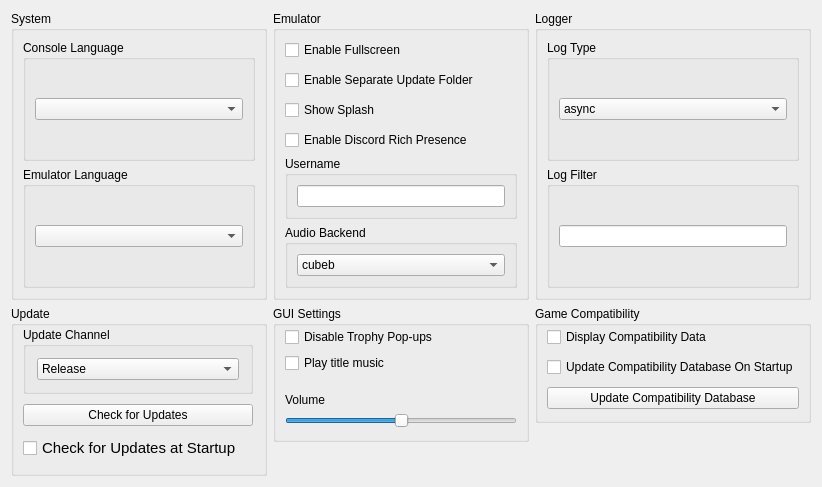
      <widget class="QWidget" name="generalTabContents">
       <property name="geometry">
        <rect>
         <x>0</x>
         <y>0</y>
         <width>822</width>
         <height>487</height>
        </rect>
       </property>
       <layout class="QVBoxLayout" name="generalTabVLayout" stretch="0">
        <item>
         <layout class="QGridLayout" name="gridLayout">
          <property name="bottomMargin">
           <number>0</number>
          </property>
          <item row="0" column="2">
           <layout class="QVBoxLayout" name="loggerTabLayoutRight">
            <item>
             <widget class="QGroupBox" name="loggerGroupBox">
              <property name="title">
               <string>Logger</string>
              </property>
              <layout class="QVBoxLayout" name="loggerLayout">
               <item>
                <widget class="QWidget" name="LogTypeWidget" native="true">
                 <layout class="QVBoxLayout" name="LogTypeLayout">
                  <property name="leftMargin">
                   <number>0</number>
                  </property>
                  <property name="topMargin">
                   <number>0</number>
                  </property>
                  <property name="rightMargin">
                   <number>0</number>
                  </property>
                  <property name="bottomMargin">
                   <number>0</number>
                  </property>
                  <item>
                   <widget class="QGroupBox" name="logTypeGroupBox">
                    <property name="title">
                     <string>Log Type</string>
                    </property>
                    <layout class="QVBoxLayout" name="logTypeBoxLayout">
                     <item>
                      <widget class="QComboBox" name="logTypeComboBox">
                       <item>
                        <property name="text">
                         <string>async</string>
                        </property>
                       </item>
                       <item>
                        <property name="text">
                         <string>sync</string>
                        </property>
                       </item>
                      </widget>
                     </item>
                    </layout>
                   </widget>
                  </item>
                 </layout>
                </widget>
               </item>
               <item>
                <layout class="QVBoxLayout" name="vLayoutLogFilter">
                 <property name="spacing">
                  <number>6</number>
                 </property>
                 <property name="leftMargin">
                  <number>0</number>
                 </property>
                 <item>
                  <layout class="QHBoxLayout" name="hLayoutLogFilter">
                   <item>
                    <widget class="QGroupBox" name="logFilter">
                     <property name="title">
                      <string>Log Filter</string>
                     </property>
                     <layout class="QVBoxLayout" name="logFilterLayout">
                      <item>
                       <widget class="QLineEdit" name="logFilterLineEdit"/>
                      </item>
                     </layout>
                    </widget>
                   </item>
                  </layout>
                 </item>
                </layout>
               </item>
              </layout>
             </widget>
            </item>
           </layout>
          </item>
          <item row="0" column="0">
           <layout class="QVBoxLayout" name="systemTabLayoutLeft">
            <item>
             <widget class="QGroupBox" name="SystemSettings">
              <property name="title">
               <string>System</string>
              </property>
              <layout class="QVBoxLayout" name="emuSettingsLayout">
               <item>
                <widget class="QGroupBox" name="consoleLanguageGroupBox">
                 <property name="title">
                  <string>Console Language</string>
                 </property>
                 <layout class="QVBoxLayout" name="settingsLayout">
                  <item>
                   <widget class="QComboBox" name="consoleLanguageComboBox"/>
                  </item>
                 </layout>
                </widget>
               </item>
               <item>
                <widget class="QGroupBox" name="emulatorLanguageGroupBox">
                 <property name="title">
                  <string>Emulator Language</string>
                 </property>
                 <layout class="QVBoxLayout" name="langSettingsLayout">
                  <item>
                   <widget class="QComboBox" name="emulatorLanguageComboBox"/>
                  </item>
                 </layout>
                </widget>
               </item>
              </layout>
             </widget>
            </item>
           </layout>
          </item>
          <item row="0" column="1">
           <layout class="QVBoxLayout" name="emulatorTabLayoutMiddle">
            <item>
             <widget class="QGroupBox" name="emulatorSettingsGroupBox">
              <property name="title">
               <string>Emulator</string>
              </property>
              <layout class="QVBoxLayout" name="additionalSettingsVLayout">
               <item>
                <layout class="QVBoxLayout" name="emulatorverticalLayout">
                 <property name="spacing">
                  <number>10</number>
                 </property>
                 <item>
                  <widget class="QCheckBox" name="fullscreenCheckBox">
                   <property name="text">
                    <string>Enable Fullscreen</string>
                   </property>
                  </widget>
                 </item>
                 <item>
                  <widget class="QCheckBox" name="separateUpdatesCheckBox">
                   <property name="text">
                    <string>Enable Separate Update Folder</string>
                   </property>
                  </widget>
                 </item>
                 <item>
                  <widget class="QCheckBox" name="showSplashCheckBox">
                   <property name="text">
                    <string>Show Splash</string>
                   </property>
                  </widget>
                 </item>
                 <item>
                  <widget class="QCheckBox" name="discordRPCCheckbox">
                   <property name="text">
                    <string>Enable Discord Rich Presence</string>
                   </property>
                  </widget>
                 </item>
                </layout>
               </item>
               <item>
                <layout class="QVBoxLayout" name="vLayoutUserName">
                 <property name="spacing">
                  <number>6</number>
                 </property>
                 <property name="leftMargin">
                  <number>0</number>
                 </property>
                 <item>
                  <layout class="QHBoxLayout" name="hLayoutUserName">
                   <item>
                    <widget class="QGroupBox" name="userName">
                     <property name="title">
                      <string>Username</string>
                     </property>
                     <layout class="QVBoxLayout" name="userNameLayout">
                      <item>
                       <widget class="QLineEdit" name="userNameLineEdit"/>
                      </item>
                     </layout>
                    </widget>
                   </item>
                  </layout>
                 </item>
                </layout>
               </item>
               <item>
                <widget class="QGroupBox" name="audioBackendGroupBox">
                 <property name="title">
                  <string>Audio Backend</string>
                 </property>
                 <layout class="QVBoxLayout" name="audioBackendBoxLayout">
                  <item>
                   <widget class="QComboBox" name="audioBackendComboBox">
                    <item>
                     <property name="text">
                      <string>cubeb</string>
                     </property>
                    </item>
                    <item>
                     <property name="text">
                      <string>sdl</string>
                     </property>
                    </item>
                   </widget>
                  </item>
                 </layout>
                </widget>
               </item>
              </layout>
             </widget>
            </item>
           </layout>
          </item>
          <item row="1" column="0">
           <layout class="QVBoxLayout" name="updaterTabLayoutLeft">
            <property name="spacing">
             <number>-1</number>
            </property>
            <property name="sizeConstraint">
             <enum>QLayout::SizeConstraint::SetDefaultConstraint</enum>
            </property>
            <property name="leftMargin">
             <number>0</number>
            </property>
            <property name="topMargin">
             <number>0</number>
            </property>
            <property name="rightMargin">
             <number>0</number>
            </property>
            <property name="bottomMargin">
             <number>0</number>
            </property>
            <item>
             <widget class="QGroupBox" name="updaterGroupBox">
              <property name="sizePolicy">
               <sizepolicy hsizetype="Preferred" vsizetype="MinimumExpanding">
                <horstretch>0</horstretch>
                <verstretch>0</verstretch>
               </sizepolicy>
              </property>
              <property name="minimumSize">
               <size>
                <width>0</width>
                <height>0</height>
               </size>
              </property>
              <property name="maximumSize">
               <size>
                <width>16777215</width>
                <height>16777215</height>
               </size>
              </property>
              <property name="title">
               <string>Update</string>
              </property>
              <layout class="QVBoxLayout" name="UpdateLayout" stretch="0,0,0">
               <property name="spacing">
                <number>10</number>
               </property>
               <property name="topMargin">
                <number>1</number>
               </property>
               <property name="rightMargin">
                <number>11</number>
               </property>
               <property name="bottomMargin">
                <number>11</number>
               </property>
               <item>
                <widget class="QGroupBox" name="updaterComboBox">
                 <property name="sizePolicy">
                  <sizepolicy hsizetype="Preferred" vsizetype="Fixed">
                   <horstretch>0</horstretch>
                   <verstretch>0</verstretch>
                  </sizepolicy>
                 </property>
                 <property name="minimumSize">
                  <size>
                   <width>0</width>
                   <height>0</height>
                  </size>
                 </property>
                 <property name="maximumSize">
                  <size>
                   <width>16777215</width>
                   <height>16777215</height>
                  </size>
                 </property>
                 <property name="title">
                  <string>Update Channel</string>
                 </property>
                 <layout class="QVBoxLayout" name="UpdateChannelLayout">
                  <property name="spacing">
                   <number>7</number>
                  </property>
                  <property name="leftMargin">
                   <number>11</number>
                  </property>
                  <property name="topMargin">
                   <number>11</number>
                  </property>
                  <property name="rightMargin">
                   <number>11</number>
                  </property>
                  <property name="bottomMargin">
                   <number>11</number>
                  </property>
                  <item>
                   <widget class="QComboBox" name="updateComboBox">
                    <property name="sizePolicy">
                     <sizepolicy hsizetype="Preferred" vsizetype="Fixed">
                      <horstretch>0</horstretch>
                      <verstretch>0</verstretch>
                     </sizepolicy>
                    </property>
                    <item>
                     <property name="text">
                      <string>Release</string>
                     </property>
                    </item>
                    <item>
                     <property name="text">
                      <string>Nightly</string>
                     </property>
                    </item>
                   </widget>
                  </item>
                 </layout>
                </widget>
               </item>
               <item>
                <widget class="QPushButton" name="checkUpdateButton">
                 <property name="sizePolicy">
                  <sizepolicy hsizetype="MinimumExpanding" vsizetype="Fixed">
                   <horstretch>0</horstretch>
                   <verstretch>0</verstretch>
                  </sizepolicy>
                 </property>
                 <property name="minimumSize">
                  <size>
                   <width>0</width>
                   <height>0</height>
                  </size>
                 </property>
                 <property name="maximumSize">
                  <size>
                   <width>16777215</width>
                   <height>16777215</height>
                  </size>
                 </property>
                 <property name="text">
                  <string>Check for Updates</string>
                 </property>
                </widget>
               </item>
               <item>
                <widget class="QCheckBox" name="updateCheckBox">
                 <property name="sizePolicy">
                  <sizepolicy hsizetype="Preferred" vsizetype="Fixed">
                   <horstretch>0</horstretch>
                   <verstretch>0</verstretch>
                  </sizepolicy>
                 </property>
                 <property name="font">
                  <font>
                   <pointsize>11</pointsize>
                   <bold>false</bold>
                  </font>
                 </property>
                 <property name="text">
                  <string>Check for Updates at Startup</string>
                 </property>
                </widget>
               </item>
              </layout>
             </widget>
            </item>
           </layout>
          </item>
          <item row="1" column="1">
           <layout class="QVBoxLayout" name="GUITabLayoutMiddle" stretch="0">
            <item alignment="Qt::AlignmentFlag::AlignTop">
             <widget class="QGroupBox" name="GUIgroupBox">
              <property name="sizePolicy">
               <sizepolicy hsizetype="Preferred" vsizetype="Preferred">
                <horstretch>0</horstretch>
                <verstretch>0</verstretch>
               </sizepolicy>
              </property>
              <property name="minimumSize">
               <size>
                <width>0</width>
                <height>0</height>
               </size>
              </property>
              <property name="title">
               <string>GUI Settings</string>
              </property>
              <layout class="QVBoxLayout" name="GUILayout">
               <property name="topMargin">
                <number>1</number>
               </property>
               <property name="bottomMargin">
                <number>11</number>
               </property>
               <item>
                <widget class="QCheckBox" name="disableTrophycheckBox">
                 <property name="text">
                  <string>Disable Trophy Pop-ups</string>
                 </property>
                </widget>
               </item>
               <item>
                <widget class="QCheckBox" name="playBGMCheckBox">
                 <property name="sizePolicy">
                  <sizepolicy hsizetype="Minimum" vsizetype="Fixed">
                   <horstretch>0</horstretch>
                   <verstretch>0</verstretch>
                  </sizepolicy>
                 </property>
                 <property name="text">
                  <string>Play title music</string>
                 </property>
                </widget>
               </item>
               <item>
                <layout class="QVBoxLayout" name="GUIMusicLayout">
                 <property name="topMargin">
                  <number>1</number>
                 </property>
                 <property name="bottomMargin">
                  <number>0</number>
                 </property>
                 <item>
                  <spacer name="GUIverticalSpacer_3">
                   <property name="orientation">
                    <enum>Qt::Orientation::Vertical</enum>
                   </property>
                   <property name="sizeType">
                    <enum>QSizePolicy::Policy::Fixed</enum>
                   </property>
                   <property name="sizeHint" stdset="0">
                    <size>
                     <width>20</width>
                     <height>13</height>
                    </size>
                   </property>
                  </spacer>
                 </item>
                 <item>
                  <widget class="QLabel" name="label">
                   <property name="sizePolicy">
                    <sizepolicy hsizetype="Preferred" vsizetype="Fixed">
                     <horstretch>0</horstretch>
                     <verstretch>0</verstretch>
                    </sizepolicy>
                   </property>
                   <property name="maximumSize">
                    <size>
                     <width>16777215</width>
                     <height>16777215</height>
                    </size>
                   </property>
                   <property name="text">
                    <string>Volume</string>
                   </property>
                  </widget>
                 </item>
                 <item>
                  <widget class="QSlider" name="BGMVolumeSlider">
                   <property name="toolTip">
                    <string>Set the volume of the background music.</string>
                   </property>
                   <property name="maximum">
                    <number>100</number>
                   </property>
                   <property name="singleStep">
                    <number>10</number>
                   </property>
                   <property name="pageStep">
                    <number>20</number>
                   </property>
                   <property name="value">
                    <number>50</number>
                   </property>
                   <property name="orientation">
                    <enum>Qt::Orientation::Horizontal</enum>
                   </property>
                   <property name="invertedAppearance">
                    <bool>false</bool>
                   </property>
                   <property name="invertedControls">
                    <bool>false</bool>
                   </property>
                   <property name="tickPosition">
                    <enum>QSlider::TickPosition::NoTicks</enum>
                   </property>
                   <property name="tickInterval">
                    <number>10</number>
                   </property>
                  </widget>
                 </item>
                </layout>
               </item>
              </layout>
             </widget>
            </item>
           </layout>
          </item>
          <item row="1" column="2">
           <layout class="QVBoxLayout" name="CompatTabLayoutRight" stretch="0">
            <item alignment="Qt::AlignmentFlag::AlignTop">
             <widget class="QGroupBox" name="CompatgroupBox">
              <property name="sizePolicy">
               <sizepolicy hsizetype="Preferred" vsizetype="Preferred">
                <horstretch>0</horstretch>
                <verstretch>0</verstretch>
               </sizepolicy>
              </property>
              <property name="minimumSize">
               <size>
                <width>0</width>
                <height>0</height>
               </size>
              </property>
              <property name="title">
               <string>Game Compatibility</string>
              </property>
              <layout class="QVBoxLayout" name="CompatLayout">
               <property name="spacing">
                <number>10</number>
               </property>
               <property name="topMargin">
                <number>1</number>
               </property>
               <property name="bottomMargin">
                <number>11</number>
               </property>
               <item>
                <widget class="QCheckBox" name="enableCompatibilityCheckBox">
                 <property name="text">
                  <string>Display Compatibility Data</string>
                 </property>
                </widget>
               </item>
               <item>
                <widget class="QCheckBox" name="checkCompatibilityOnStartupCheckBox">
                 <property name="text">
                  <string>Update Compatibility Database On Startup</string>
                 </property>
                </widget>
               </item>
               <item>
                <widget class="QPushButton" name="updateCompatibilityButton">
                 <property name="sizePolicy">
                  <sizepolicy hsizetype="MinimumExpanding" vsizetype="Fixed">
                   <horstretch>0</horstretch>
                   <verstretch>0</verstretch>
                  </sizepolicy>
                 </property>
                 <property name="minimumSize">
                  <size>
                   <width>0</width>
                   <height>0</height>
                  </size>
                 </property>
                 <property name="maximumSize">
                  <size>
                   <width>16777215</width>
                   <height>16777215</height>
                  </size>
                 </property>
                 <property name="text">
                  <string>Update Compatibility Database</string>
                 </property>
                </widget>
               </item>
              </layout>
             </widget>
            </item>
           </layout>
          </item>
         </layout>
        </item>
       </layout>
      </widget>
